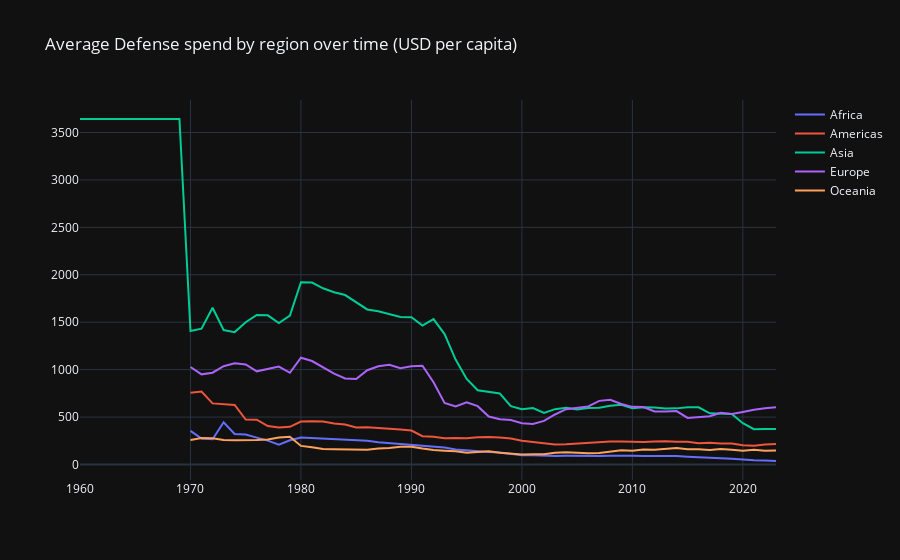

Notebook code cell kept with this figure:
### Code cell
fig = go.Figure()

for region, data in defense_region.groupby('region'):

    # Manage outliers and missing values before continuing.
    data_cleaned = manage_outliers(data, 'value_usd_per_capita').dropna(subset='value_usd_per_capita')
    subset = data_cleaned.groupby('year')['value_usd_per_capita'].mean()

    fig.add_trace(
        go.Scatter(
            x=subset.index,
            y=subset.values,
            name=region
        )
    )

    fig.update_layout(
        title="Average Defense spend by region over time (USD per capita)"
    )

fig.show()
